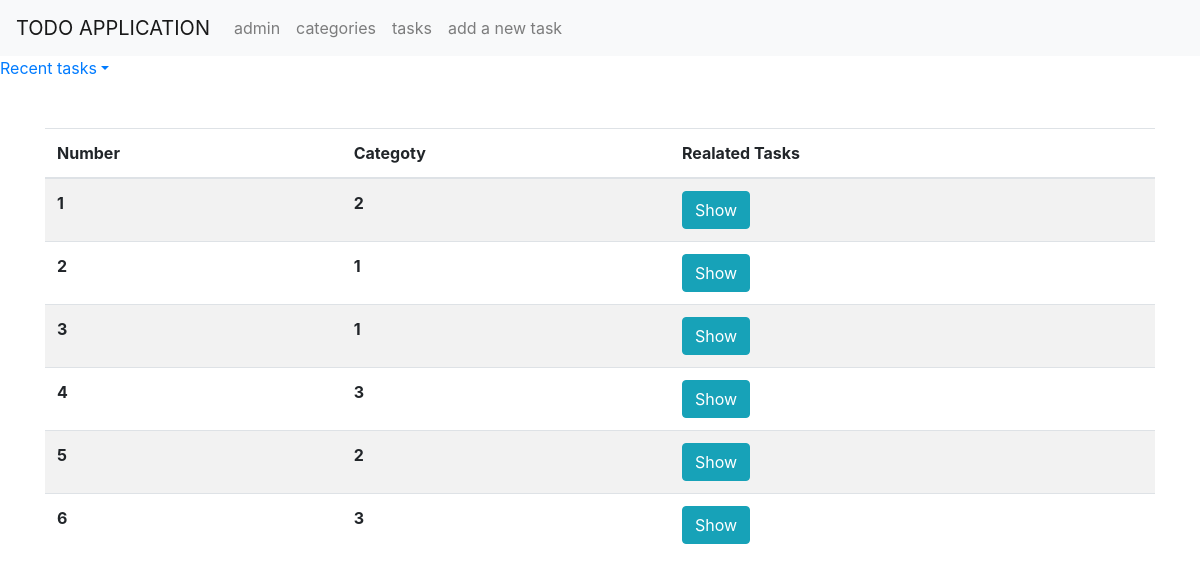
The page /categories/ on the database as committed earlier.
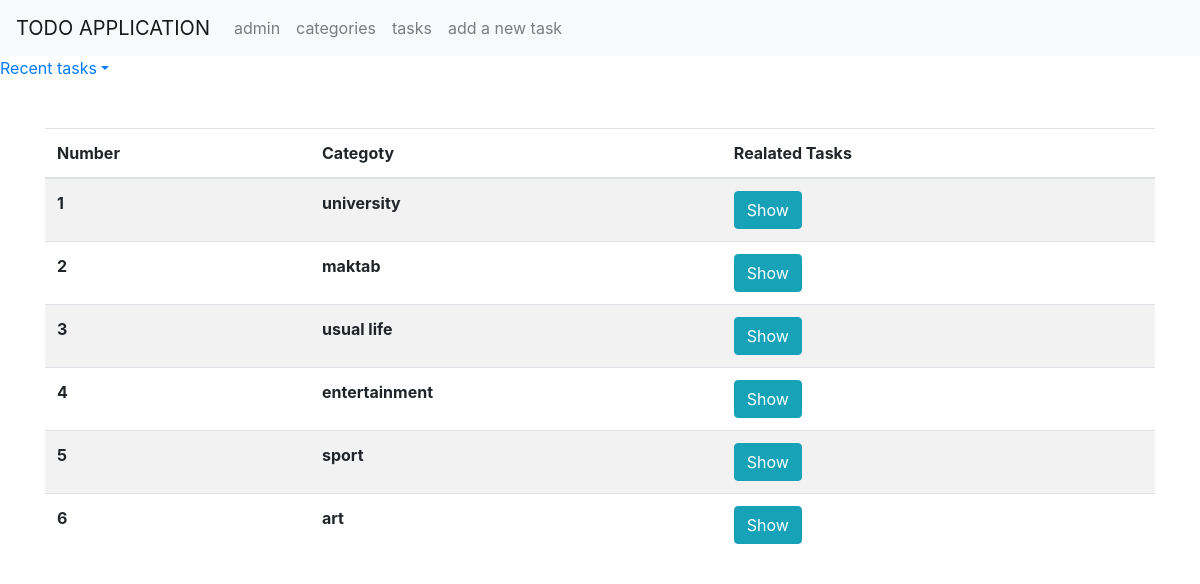
The same page on the database as committed later.
### todo/models.py (models this page shows)
class Category(models.Model):
    category = models.CharField(max_length=3, unique=True)
    def __str__(self) :
        return self.category

### todo/views.py (the view)
# urls.py: path('categories/', CategoriesList.as_view(), name='categories'),
class CategoriesList(ListView):
    model = Category
    template_name = 'todo/categories.html'

### templates/todo/categories.html (shortened to what this page needs)
{% extends './base.html' %}
{% block accessMenu %}
<li class="nav-item">
    <a class="nav-link" href="{% url 'admin' %}">admin</a>
</li>
<li class="nav-item">
    <a class="nav-link" href="{% url 'categories' %}">categories</a>
</li>
<li class="nav-item">
    <a class="nav-link" href="{% url 'tasks' %}">tasks</a>
</li>
<li class="nav-item">
    <a class="nav-link" href="{% url 'add_task' %}">add a new task</a>
</li>
{% endblock accessMenu %}
{% block content %}
    <div class="container mt-5">
        <table class="table table-striped mt-4">
            <thead>
                <tr>
                    <th scope="col">Number</th>
                    <th scope="col">Categoty</th>
                    <th scope="col">Realated Tasks</th>
                </tr>
            </thead>
            <tbody>
                {% for obj in object_list %}
                <tr>
                    <th scope="row">{{forloop.counter}}</th>
                    <th >{{obj}}</th>
                    <th>
                        <a href="#" class="btn btn-info">Show</a>
                    </th>
                </tr>
                {% endfor %}
            </tbody>
        </table>
    </div>
{% endblock content %}

### templates/todo/base.html (shortened to what this page needs)
<!DOCTYPE html>
<html lang="en">
<head>
    <link rel="stylesheet"
    href="https://maxcdn.bootstrapcdn.com/bootstrap/4.0.0/css/bootstrap.min.css"
>
    <link rel="stylesheet" href="https://stackpath.bootstrapcdn.com/bootstrap/4.1.0/css/bootstrap.min.css">
</head>
<body>
    <nav class="navbar navbar-expand-lg navbar-light bg-light">
        <a class="navbar-brand" href="#">TODO APPLICATION</a>
        <div class="collapse navbar-collapse" id="navbarNav">
            <ul class="navbar-nav">
            {% block accessMenu %}{% endblock accessMenu %}
            </ul>
        </div>
    </nav>
    <div class="wrapper">
    <nav id="sidebar">
        <ul class="list-unstyled components">
            <li class="active">
                <a href="#homeSubmenu" data-toggle="collapse" aria-expanded="false" class="dropdown-toggle">Recent tasks</a>
            </li>
        </ul>
    </nav>
    </div>
    {% block content %}{% endblock content %}
</body>
</html>

Rows that differ between the two databases and show on the page:
removed Category: category "2"
removed Category: category "1"
removed Category: category "1"
removed Category: category "3"
removed Category: category "2"
removed Category: category "3"
added Category: category "university"
added Category: category "maktab"
added Category: category "usual life"
added Category: category "entertainment"
added Category: category "sport"
added Category: category "art"
